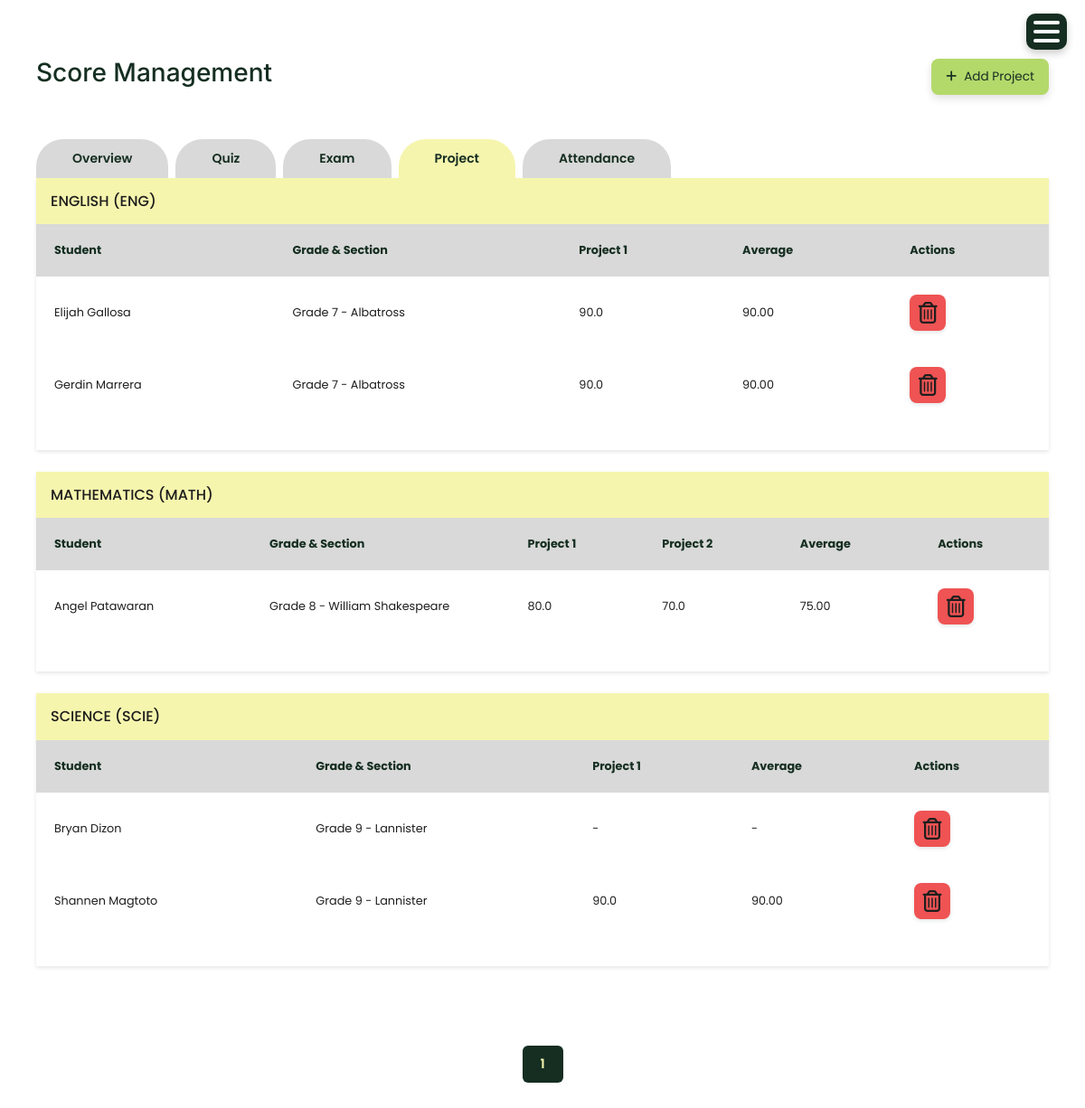
/project/ (signed in), run on the app's committed database.
### account/models.py (models this page shows, shortened)
class Subject(models.Model):
    code = models.CharField(max_length=20, default='DEFAULT_CODE')
    name = models.CharField(max_length=100)
    department = models.CharField(max_length=100)
    grade_level = models.CharField(max_length=10, choices=[
        ('Grade 7', 'Grade 7'),
        ('Grade 8', 'Grade 8'),
        ('Grade 9', 'Grade 9'),
        ('Grade 10', 'Grade 10')
    ], blank=True, null=True)
    status = models.CharField(max_length=10, choices=[('Active','Active'),('Inactive','Inactive')])

class StudentRecord(models.Model):
    STATUS_CHOICES = [
        ('active', 'Active'),
        ('inactive', 'Inactive'),
        ('graduated', 'Graduated'),
        ('transferred', 'Transferred'),
    ]
    SECTION_CHOICES = [
        ('Grade 7', 'Grade 7'),
        ('Grade 8', 'Grade 8'),
        ('Grade 9', 'Grade 9'),
        ('Grade 10', 'Grade 10'),
    ]
    GENDER_CHOICES = [
        ('Male', 'Male'),
        ('Female', 'Female'),
    ]
    student_id = models.PositiveIntegerField()
    fullname = models.CharField(max_length=100)
    grade_and_section = models.CharField(max_length=20, choices=SECTION_CHOICES, default='active')
    gender = models.CharField(max_length=20, choices=GENDER_CHOICES, default='active')
    age = models.PositiveIntegerField()
    address = models.CharField(max_length=200)
    parent = models.CharField(max_length=100)
    parent_contact = models.PositiveIntegerField()
    status = models.CharField(max_length=20, choices=STATUS_CHOICES, default='active')
    account_username = models.CharField(max_length=150, blank=True, null=True)

### account/views.py (the view, shortened to what this page needs)
# urls.py: path('project/', views.project, name='project'),
def project(request):
    search = request.GET.get('search', '').strip()
    subjects_with_projects = Subject.objects.filter(
        project_scores__isnull=False
    ).distinct().order_by('name')
    project_data = []
    for subject in subjects_with_projects:
        assigned_subject = AssignedSubject.objects.filter(
            subject=subject,
            status='Active'
        ).first()
        if assigned_subject:
            grade_val = (assigned_subject.grade_level or '').strip()
            students_qs = StudentRecord.objects.filter(status='active')
            if grade_val:
                if ' - ' in grade_val or '-' in grade_val:
                    students_qs = students_qs.filter(grade_and_section__iexact=grade_val)
                else:
                    students_qs = students_qs.filter(grade_and_section__istartswith=grade_val)
            students = students_qs.order_by('fullname')
        else:
            students = StudentRecord.objects.filter(status='active').order_by('fullname')
        project_numbers = ProjectScore.objects.filter(subject=subject).values_list('project_number', flat=True).distinct().order_by('project_number')
        project_numbers_list = list(project_numbers)
        student_rows = []
        for student in students:
            student_scores = []
            total_score = 0
            count = 0
            for project_num in project_numbers_list:
                try:
                    project_score = ProjectScore.objects.get(
                        student=student,
                        subject=subject,
                        project_number=project_num
                    )
                    score_val = float(project_score.score)
                    student_scores.append(score_val)
                    total_score += score_val
                    count += 1
                except ProjectScore.DoesNotExist:
                    student_scores.append(None)
            average = (total_score / count) if count > 0 else None
            student_rows.append({
                'student': student,
                'scores': student_scores,
                'average': average
            })
        project_data.append({
            'subject': subject,
            'project_numbers': project_numbers_list,
            'student_rows': student_rows
        })
    page = request.GET.get('page', 1)
    per_page = 5  # Show 5 subjects per page to avoid screen overflow
    paginator = Paginator(project_data, per_page)
    try:
        page_obj = paginator.page(page)
    except:
        page_obj = paginator.page(1)
    return render(request, 'project.html', {
        'project_data': page_obj if page_obj else [],
        'page_obj': page_obj,
        'tab': 'project',
        'search': search,
    })

### templates/project.html (shortened to what this page needs)
{% extends 'base.html' %}
{% load static %}
{% block content %}
<div class="container mt-4">
    <div class="user-folder-card">
        <div class="user-heading">
            <h2>Score Management</h2>
            <button type="button" class="user-add-btn" data-bs-toggle="modal" data-bs-target="#addProjectModal">
                <i class="fas fa-plus"></i> Add Project
            </button>
        </div>
        <div class="tab-content">
            <ul class="tabs group">
                <li class="{% if tab == 'score' %}active{% endif %}">
                    <a href="{% url 'score' %}" data-score-tab="true">Overview</a>
                </li>
                <li class="{% if tab == 'quiz' %}active{% endif %}">
                    <a href="{% url 'quiz' %}" data-score-tab="true">Quiz</a>
                </li>
                <li class="{% if tab == 'exam' %}active{% endif %}">
                    <a href="{% url 'exam' %}" data-score-tab="true">Exam</a>
                </li>
                <li class="{% if tab == 'project' %}active{% endif %}">
                    <a href="{% url 'project' %}" data-score-tab="true">Project</a>
                </li>
                <li class="{% if tab == 'attendance' %}active{% endif %}">
                    <a href="{% url 'attendance' %}" data-score-tab="true">Attendance</a>
                </li>
            </ul>
                            {% if project_data %}
                    {% for data in page_obj %}
                        <div class="mb-4">
                            <h4>{{ data.subject.name }} ({{ data.subject.code }})</h4>
                            <div class="table-scroll">
                            <table class="user-table">
                                <thead>
                                    <tr>
                                        <th>Student</th>
                                        <th>Grade & Section</th>
                                        {% for project_num in data.project_numbers %}
                                        <th>Project {{ project_num }}</th>
                                        {% endfor %}
                                        <th>Average</th>
                                        <th>Actions</th>
                                    </tr>
                                </thead>
                                <tbody>
                                    {% for row in data.student_rows %}
                                    <tr>
                                        <td>{{ row.student.fullname }}</td>
                                        <td>{{ row.student.grade_and_section }}</td>
                                        {% for score in row.scores %}
                                        <td>
                                            {% if score %}
                                                {{ score }}
                                            {% else %}
                                                -
                                            {% endif %}
                                        </td>
                                        {% endfor %}
                                        <td>
                                            {% if row.average %}
                                                {{ row.average|floatformat:2 }}
                                            {% else %}
                                                -
                                            {% endif %}
                                        </td>
                                        <td class="actions-cell">
                                            <button type="button" class="btn-action btn-action-delete" onclick="if(confirm('Delete all project scores for {{ row.student.fullname }}?')) deleteScores('project', {{ row.student.id }}, {{ data.subject.id }})">
                                                <i class="fa-regular fa-trash-can"></i>
                                            </button>
                                        </td>
                                    </tr>
                                    {% empty %}
                                    <tr>
                                        <td colspan="{{ data.project_numbers|length|add:4 }}" class="text-center">No students found.</td>
                                    </tr>
                                    {% endfor %}
                                </tbody>
                            </table>
                            </div>
                        </div>
                    {% endfor %}
        </div>
        <div class="user-data-table">
            <div class="user-table-wrapper">
                    {% if page_obj %}
                    <nav aria-label="Page navigation" class="mt-3">
                        <ul class="pagination justify-content-center">
                            {% for num in page_obj.paginator.page_range %}
                                {% if page_obj.number == num %}
                                    <li class="page-item active"><span class="page-link">{{ num }}</span></li>
                                {% elif num > page_obj.number|add:'-3' and num < page_obj.number|add:'3' %}
                                    <li class="page-item">
                                        <a class="page-link" href="?page={{ num }}">{{ num }}</a>
                                    </li>
                                {% endif %}
                            {% endfor %}
                        </ul>
                    </nav>
                    {% endif %}
                {% endif %}
        </div>
        </div>
    </div>
</div>
{% endblock %}

### static/css/sidebar.css (style rules this page uses)
:root { --sidebar-bg: #152E21; --sidebar-text: #9CA576; --content-bg: #FFFFFF; --line-clr: #616161; --hover-clr: #3f6a469d ; --accent-clr: #d9bae7; --secondary-text-clr: #1D1D1D; }
* { margin: 0; padding: 0; font-family: Poppins, sans-serif; }
html { font-family: Poppins, Inter, Segoe UI, sans-serif; line-height: 1.5rem; }
body { min-height: 100vh; min-height: 100dvh; background: var(--content-bg); color: var(--sidebar-text); display: grid; grid-template-columns: auto 1fr; }
.container { border-radius: 1em; margin-bottom: 20px; color: #1D1D1D; }
h2 { font-family: Inter, sans-serif; }
main h4 { color: #1D1D1D; margin-bottom: 1rem; }
@media (max-width: 1200px) { body { grid-template-columns: 1fr; } }
@media (max-width: 1200px) { .container { border: none; padding: 0; } }

### static/css/modal_common.css (style rules this page uses)
.user-table { width: 100%; border-collapse: collapse; border-spacing: 0; margin: 2rem 0 !important; margin-top: 0 !important; }
.user-table thead { background: #D9D9D9; color: #152E21; font-weight: bold; }
.user-table thead th { padding: 20px; font-size: 0.8rem; text-align: left; }
.user-table tbody td { padding: 20px; font-size: 0.8rem; background-color: #FFFFFF; max-width: 180px; word-wrap: break-word; white-space: normal; color: #1E1E1E; }
.user-table tbody tr:nth-child(even) { background: #fbfbfb; }
.user-table tbody td.actions-cell { white-space: nowrap; max-width: none; }
.btn-action { width: 2.5rem; height: 2.5rem; border-radius: 8px; box-shadow: 0 2px 4px rgba(0,0,0,0.1); display: inline-flex; align-items: center; justify-content: center; font-size: 1.5rem; padding: 0; border-width: 2px; border: none; background: #fff; cursor: pointer; transition: all 0.2s ease; }
.btn-action i { font-size: 1.5rem; }
.global-button-style, button:not(.dropdown-btn, #hamburger-btn, .dropdown-open, .search-btn), .btn:not(.dropdown-btn, #hamburger-btn), .btn-action:not(.dropdown-btn, #hamburger-btn), .modal-save:not(.dropdown-btn, #hamburger-btn), .modal-cancel:not(.dropdown-btn, #hamburger-btn), .view-all-btn:not(.dropdown-btn, #hamburger-btn), .timeline-btn:not(.dropdown-btn, #hamburger-btn), .btn-action-predict:not(.dropdown-btn, #hamburger-btn), .btn-action-edit:not(.dropdown-btn, #hamburger-btn), .btn-action-delete:not(.dropdown-btn, #hamburger-btn), .btn-icon:not(.dropdown-btn, #hamburger-btn), .btn-icon-delete:not(.dropdown-btn, #hamburger-btn) { border-radius: 8px; transition: transform 0.14s ease, filter 0.14s ease, box-shadow 0.14s ease; display: inline-flex; align-items: center; justify-content: center; gap: 8px; }
.btn-action { padding: 0.35rem; width: 2.5rem; height: 2.5rem; }
.btn-action-delete { background-color: #EF5353; color: #1E1E1E !important; }
.btn-action svg, .btn-action i { color: inherit; }
body { overflow-x: hidden; }
.user-table-wrapper { max-width: 100%; overflow-x: auto; -webkit-overflow-scrolling: touch; }
@media (max-width: 1200px) { .user-table thead th, .user-table tbody td { padding: 12px; } }

### data on the page
Subject: subject.name "ENGLISH", subject.code "ENG", project_numbers "1"
StudentRecord: student.fullname "Elijah Gallosa", student.grade_and_section "Grade 7 - Albatross", scores "90.0", average "90.00"
StudentRecord: student.fullname "Gerdin Marrera", student.grade_and_section "Grade 7 - Albatross", scores "90.0", average "90.00"
Subject: subject.name "MATHEMATICS", subject.code "MATH", project_numbers "1" "2"
StudentRecord: student.fullname "Angel Patawaran", student.grade_and_section "Grade 8 - William Shakespeare", scores "80.0" "70.0", average "75.00"
Subject: subject.name "SCIENCE", subject.code "SCIE", project_numbers "1"
StudentRecord: student.fullname "Bryan Dizon", student.grade_and_section "Grade 9 - Lannister"
StudentRecord: student.fullname "Shannen Magtoto", student.grade_and_section "Grade 9 - Lannister", scores "90.0", average "90.00"

### other printed values
{{ num }} "1"
